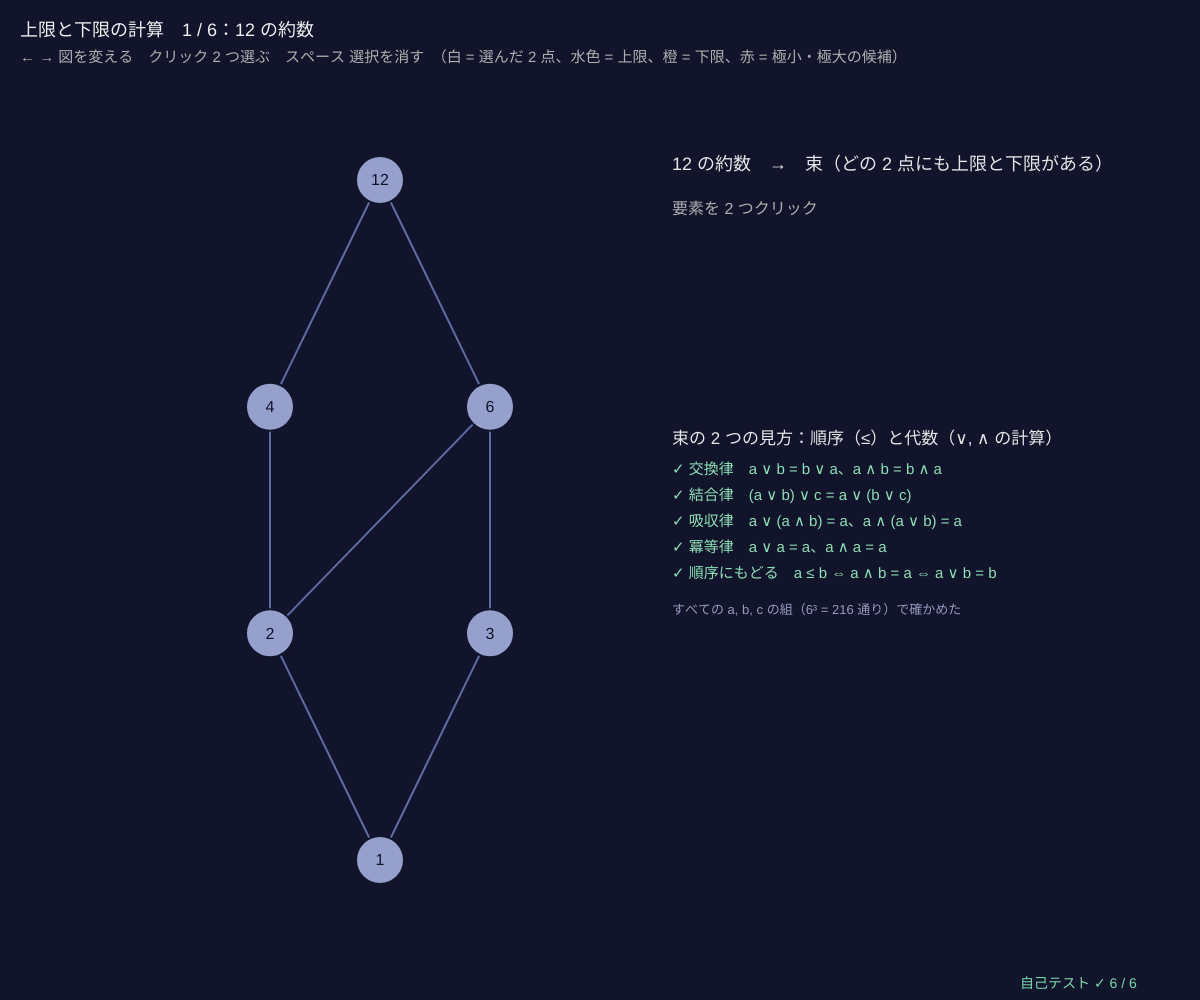
Frame 1 (no input)
Frame 60 (no input): identical to frame 1, image omitted
Frame 120 (the mouse pressed at the canvas centre since frame 60): identical to frame 1, image omitted

The p5.js sketch that drew this single still picture (run headless with seeded random() and noise() and a simulated clock; from frame 60 on, the mouse is pressed at the canvas centre):

// p5.js sketch
// ── sketch.js
// ============================================
// 03 上限と下限の計算 ─ 「最小上界」がいつもあるとは限らない
// 2 点 a, b の上界 = 両方より上の元。その中に最小のものがあれば上限 a ∨ b（なければ上限なし）。下限 a ∧ b も同じ
// どの 2 点にも上限と下限があるとき「束」。束は代数としても見られる：交換・結合・吸収・冪等の 4 つの法則
// ← → 図を変える（束と束でないもの 6 種類）/ 要素を 2 つクリック / スペース 選択を消す
// ============================================

let gi = 0, lat, sel = [], laws = null;
const GALLERY = [                      // ★ [名前, 要素の名前, 被覆 [下, 上] の組]
  ['12 の約数', ['1', '2', '3', '4', '6', '12'], [[0, 1], [0, 2], [1, 3], [1, 4], [2, 4], [3, 5], [4, 5]]],
  ['N5（五角形）', ['0', 'a', 'b', 'c', '1'], [[0, 1], [1, 2], [2, 4], [0, 3], [3, 4]]],
  ['M3（ダイヤモンド）', ['0', 'a', 'b', 'c', '1'], [[0, 1], [0, 2], [0, 3], [1, 4], [2, 4], [3, 4]]],
  ['ちょうネクタイ（束でない）', ['0', 'a', 'b', 'c', 'd', '1'], [[0, 1], [0, 2], [1, 3], [1, 4], [2, 3], [2, 4], [3, 5], [4, 5]]],
  ['上がない V 字（束でない）', ['0', 'a', 'b', 'c'], [[0, 1], [0, 2], [1, 3]]],
  ['2 × 3 の格子', ['00', '10', '01', '11', '02', '12'], [[0, 1], [0, 2], [1, 3], [2, 3], [2, 4], [3, 5], [4, 5]]],
];

function setup() { createCanvas(windowWidth, windowHeight); selfTest(); rebuild(); }

function galleryPoset(g) { return fromCovers(g[1], g[2]); }   // 被覆の組から順序の表（閉包）を作る
function minimalOf(lat, Sx) { return Sx.filter((x) => !Sx.some((y) => y !== x && lat.R[y][x])); }   // 極小元（下にほかがない）
function maximalOf(lat, Sx) { return Sx.filter((x) => !Sx.some((y) => y !== x && lat.R[x][y])); }
function lawCheck(lat) {                 // 束の 4 つの法則を全部の組（3 つ組）で確かめる
  let n = lat.n, J = (a, b) => joinOf(lat, a, b), M = (a, b) => meetOf(lat, a, b), c = { comm: true, assoc: true, absorb: true, idem: true, order: true };
  for (let a = 0; a < n; a++) {
    if (J(a, a) !== a || M(a, a) !== a) c.idem = false;
    for (let b = 0; b < n; b++) {
      if (J(a, b) !== J(b, a) || M(a, b) !== M(b, a)) c.comm = false;
      if (J(a, M(a, b)) !== a || M(a, J(a, b)) !== a) c.absorb = false;
      if ((lat.R[a][b] === 1) !== (M(a, b) === a) || (lat.R[a][b] === 1) !== (J(a, b) === b)) c.order = false;
      for (let d = 0; d < n; d++) if (J(J(a, b), d) !== J(a, J(b, d)) || M(M(a, b), d) !== M(a, M(b, d))) c.assoc = false;
    }
  }
  return c;
}
function rebuild() {
  lat = galleryPoset(GALLERY[gi]); sel = [];
  layoutHasse(lat, 160, 180, width * 0.5 - 160, height - 320);
  laws = isLattice(lat) ? lawCheck(lat) : null;
}

function draw() {
  background(18, 20, 44);
  let two = sel.length === 2, up = two ? upperOf(lat, sel[0], sel[1]) : [], lo = two ? lowerOf(lat, sel[0], sel[1]) : [];
  let mu = minimalOf(lat, up), ml = maximalOf(lat, lo), jn = two ? joinOf(lat, sel[0], sel[1]) : -1, mt = two ? meetOf(lat, sel[0], sel[1]) : -1;
  drawHasse(lat, { rad: 24, fs: 16, col: (i) => (sel.includes(i) ? [255, 255, 255] : i === jn ? [90, 225, 215] : i === mt ? [255, 190, 90] : mu.includes(i) || ml.includes(i) ? [255, 110, 130] : up.includes(i) ? [150, 205, 210] : lo.includes(i) ? [225, 195, 150] : [150, 160, 205]) });
  // ---- 右：上界・下界の計算
  let px = width * 0.56, y = 170, nm = (Sx) => (Sx.length ? '{' + Sx.map((i) => lat.lab[i]).join(', ') + '}' : '∅（ない）');
  noStroke(); fill(230); textSize(18); text(GALLERY[gi][0] + '　→　' + (isLattice(lat) ? '束（どの 2 点にも上限と下限がある）' : '束ではない'), px, y);
  textSize(16); y += 44;
  if (two) {
    let a = lat.lab[sel[0]], b = lat.lab[sel[1]];
    fill(255); text('a = ' + a + '、b = ' + b, px, y);
    fill(150, 205, 210); text('上界（a と b の両方以上）：' + nm(up), px, y + 32);
    fill(255, 130, 150); text('その中の極小元：' + nm(mu), px, y + 58);
    fill(90, 225, 215); text(jn >= 0 ? '上限 a ∨ b = ' + lat.lab[jn] + '（極小元がちょうど 1 つ = 最小元）' : mu.length > 1 ? '上限なし：極小元が ' + mu.length + ' つあり、最小がない' : '上限なし：上界がひとつもない', px, y + 84);
    fill(225, 195, 150); text('下界（a と b の両方以下）：' + nm(lo), px, y + 124);
    fill(255, 130, 150); text('その中の極大元：' + nm(ml), px, y + 150);
    fill(255, 190, 90); text(mt >= 0 ? '下限 a ∧ b = ' + lat.lab[mt] : ml.length > 1 ? '下限なし：極大元が ' + ml.length + ' つ' : '下限なし：下界がない', px, y + 176);
  } else { fill(175); text('要素を 2 つクリック', px, y); }
  y += 230;
  fill(230); textSize(17); text('束の 2 つの見方：順序（≤）と代数（∨, ∧ の計算）', px, y);
  textSize(15);
  if (laws) {
    let L = [['交換律　a ∨ b = b ∨ a、a ∧ b = b ∧ a', laws.comm], ['結合律　(a ∨ b) ∨ c = a ∨ (b ∨ c)', laws.assoc], ['吸収律　a ∨ (a ∧ b) = a、a ∧ (a ∨ b) = a', laws.absorb], ['冪等律　a ∨ a = a、a ∧ a = a', laws.idem], ['順序にもどる　a ≤ b ⇔ a ∧ b = a ⇔ a ∨ b = b', laws.order]];
    L.forEach(([s, ok], k) => { fill(ok ? [140, 225, 180] : [255, 110, 110]); text((ok ? '✓ ' : '✗ ') + s, px, y + 30 + 26 * k); });
    fill(150, 156, 190); textSize(13); text('すべての a, b, c の組（' + lat.n + '³ = ' + lat.n ** 3 + ' 通り）で確かめた', px, y + 170);
  } else { fill(255, 150, 150); text('上限がない組があるので ∨ が計算できない → 代数の法則は考えられない', px, y + 30); }
  fill(240); textSize(18); text('上限と下限の計算　' + (gi + 1) + ' / ' + GALLERY.length + '：' + GALLERY[gi][0], 20, 36);
  fill(175); textSize(15); text('← → 図を変える　クリック 2 つ選ぶ　スペース 選択を消す　（白 = 選んだ 2 点、水色 = 上限、橙 = 下限、赤 = 極小・極大の候補）', 20, 62);
  drawSelfTest(width - 180, height - 12);
}

function mousePressed() { let i = nodeAt(lat, mouseX, mouseY, 28); if (i < 0) return; if (sel.length >= 2) sel = []; if (!sel.includes(i)) sel.push(i); }
function keyPressed() {
  if (key === RIGHT_ARROW) { gi = (gi + 1) % GALLERY.length; rebuild(); }
  if (key === LEFT_ARROW) { gi = (gi + GALLERY.length - 1) % GALLERY.length; rebuild(); }
  if (key === ' ') sel = [];
  return false;
}

// ---- 自己テスト
function selfTest() {
  selfTestResults = [];
  let G = GALLERY.map(galleryPoset), bow = G[3], vv = G[4];
  check('ちょうネクタイ：a, b の上界は {c, d, 1}、極小元が c と d の 2 つ → 上限なし、束ではない', upperOf(bow, 1, 2).join() === '3,4,5' && minimalOf(bow, upperOf(bow, 1, 2)).length === 2 && joinOf(bow, 1, 2) === -1 && !isLattice(bow));
  check('V 字：b と c には上界がひとつもない → 束ではない', upperOf(vv, 2, 3).length === 0 && !isLattice(vv));
  check('12 の約数・N5・M3・2 × 3 の格子は束', [0, 1, 2, 5].every((k) => isLattice(G[k])));
  let uniq = [0, 1, 2, 5].every((k) => { let Q = G[k]; for (let a = 0; a < Q.n; a++) for (let b = 0; b < Q.n; b++) { let U = upperOf(Q, a, b); if (U.filter((x) => U.every((y) => Q.R[x][y])).length !== 1) return false; } return true; });
  check('束ではどの組も、上界の中の最小元がちょうど 1 つ（上限は一意）', uniq);
  check('束 4 つのすべての 3 つ組で 交換・結合・吸収・冪等律、a ≤ b ⇔ a ∧ b = a', [0, 1, 2, 5].every((k) => Object.values(lawCheck(G[k])).every((v) => v)));
  seedRng(3); let cnt = 0, nl = 0;
  for (let t = 0; t < 60; t++) {
    let Q = randomPoset(3 + (t % 6), 0.5), byMin = true;
    for (let a = 0; a < Q.n; a++) for (let b = 0; b < Q.n; b++) if (minimalOf(Q, upperOf(Q, a, b)).length !== 1 || maximalOf(Q, lowerOf(Q, a, b)).length !== 1) byMin = false;
    if (isLattice(Q) === byMin) cnt++; if (byMin) nl++;
  }
  check('ランダムな半順序 60 個：「束」の判定 = どの組も上界の極小元・下界の極大元が 1 つずつ（' + nl + ' 個が束）', cnt === 60 && nl > 0 && nl < 60);
  reportSelfTest();
}

// ---------- やってみよう ----------
// 1. ちょうネクタイで a と b を選ぶ。上界は 3 つあるのに上限がないのはなぜ？
// 2. V 字に 1 つ要素を足して束にするには、どこに足せばいい？（GALLERY に書き足してみよう）
// 3. N5 で a と c を選ぶ。上限・下限はどこ？ a と b では？
// 4. 束なら 4 つの法則が全部 ✓。どれか 1 つが ✗ になる図は作れる？
// 5. 2 × 3 の格子の上限は「成分ごとの max」。01 の約数の束と同じしくみ


// ==================================================
// ここから下は「束論の道具」（中身は読まなくても OK。消さないでね）
// ==================================================
// ---- 順序集合 P = { n, R, lab, cov, rk, pos }。R[i][j] = 1 は「i ≤ j」（n × n の 0/1 の表）
function makePoset(n, leqFn, labs) {
  let R = [];
  for (let i = 0; i < n; i++) { R.push(new Uint8Array(n)); for (let j = 0; j < n; j++) R[i][j] = i === j || leqFn(i, j) ? 1 : 0; }
  return posetFromRel(R, labs);
}
function posetFromRel(R, labs) { let n = R.length, cov = coversOf(R); return { n, R, cov, rk: ranksOf(n, cov), pos: [], lab: labs || [...Array(n).keys()].map(String) }; }
function fromCovers(labs, cv) { let n = labs.length, R = []; for (let i = 0; i < n; i++) R.push(new Uint8Array(n)); for (let [a, b] of cv) R[a][b] = 1; return posetFromRel(closeRel(R), labs); }   // 被覆の組から
function closeRel(R) {                 // 反射的・推移的閉包（ワーシャル法：k を経由して行けるなら i ≤ j）
  let n = R.length, C = R.map((r) => Uint8Array.from(r));
  for (let i = 0; i < n; i++) C[i][i] = 1;
  for (let k = 0; k < n; k++) for (let i = 0; i < n; i++) if (C[i][k]) for (let j = 0; j < n; j++) if (C[k][j]) C[i][j] = 1;
  return C;
}
function isReflexive(R) { return R.every((r, i) => r[i] === 1); }
function isAntisym(R) { for (let i = 0; i < R.length; i++) for (let j = i + 1; j < R.length; j++) if (R[i][j] && R[j][i]) return false; return true; }
function isTransitive(R) { let n = R.length; for (let i = 0; i < n; i++) for (let j = 0; j < n; j++) if (R[i][j]) for (let k = 0; k < n; k++) if (R[j][k] && !R[i][k]) return false; return true; }
function isPoset(R) { return isReflexive(R) && isAntisym(R) && isTransitive(R); }
function coversOf(R) {                 // 被覆 a ⋖ b：a < b で、間にはさまる c がない（推移的簡約 = ハッセ図の辺）
  let n = R.length, E = [], lt = (a, b) => a !== b && R[a][b] && !R[b][a];
  for (let a = 0; a < n; a++) for (let b = 0; b < n; b++) if (lt(a, b)) {
    let ok = true; for (let c = 0; c < n && ok; c++) if (lt(a, c) && lt(c, b)) ok = false;
    if (ok) E.push([a, b]);
  }
  return E;
}
function ranksOf(n, cov) {             // ランク = 下から c までの最長の鎖の長さ（最大 n 回くり返せば止まる）
  let rk = new Array(n).fill(0);
  for (let t = 0; t <= n; t++) { let ch = false; for (let [a, b] of cov) if (rk[b] < rk[a] + 1 && rk[a] < n) { rk[b] = rk[a] + 1; ch = true; } if (!ch) break; }
  return rk;
}
function allOf(P) { return [...Array(P.n).keys()]; }
function upperOf(P, a, b) { return allOf(P).filter((c) => P.R[a][c] && P.R[b][c]); }   // 上界：a と b の両方より上
function lowerOf(P, a, b) { return allOf(P).filter((c) => P.R[c][a] && P.R[c][b]); }   // 下界
function leastOf(P, Sx) { for (let x of Sx) if (Sx.every((y) => P.R[x][y])) return x; return -1; }      // 最小元（なければ −1）
function greatestOf(P, Sx) { for (let x of Sx) if (Sx.every((y) => P.R[y][x])) return x; return -1; }   // 最大元
function joinOf(P, a, b) { return leastOf(P, upperOf(P, a, b)); }     // 上限 a ∨ b = 最小上界（なければ −1）
function meetOf(P, a, b) { return greatestOf(P, lowerOf(P, a, b)); }  // 下限 a ∧ b = 最大下界
function botOf(P) { return leastOf(P, allOf(P)); }
function topOf(P) { return greatestOf(P, allOf(P)); }
function isLattice(P) { if (P.n === 0) return false; for (let a = 0; a < P.n; a++) for (let b = a + 1; b < P.n; b++) if (joinOf(P, a, b) < 0 || meetOf(P, a, b) < 0) return false; return true; }
function tables(P) {                   // 上限・下限の表（何度も使うので先に計算）
  P.J = []; P.M = [];
  for (let a = 0; a < P.n; a++) { P.J.push(new Int16Array(P.n)); P.M.push(new Int16Array(P.n)); for (let b = 0; b < P.n; b++) { P.J[a][b] = joinOf(P, a, b); P.M[a][b] = meetOf(P, a, b); } }
  return P;
}
// ---- よく使う束：約数の束（割り切る）と部分集合の束（含まれる）
function gcdOf(a, b) { while (b) [a, b] = [b, a % b]; return a; }
function lcmOf(a, b) { return (a / gcdOf(a, b)) * b; }
function divisorsOf(n) { let d = []; for (let k = 1; k <= n; k++) if (n % k === 0) d.push(k); return d; }
function primeFactors(n) { let f = []; for (let p = 2; p * p <= n; p++) if (n % p === 0) { let e = 0; while (n % p === 0) { n /= p; e++; } f.push([p, e]); } if (n > 1) f.push([n, 1]); return f; }
function divisorPoset(n) {
  let D = divisorsOf(n), P = makePoset(D.length, (i, j) => D[j] % D[i] === 0, D.map(String)), ps = primeFactors(n).map((f) => f[0]), dir = [-1, 1, -0.3, 0.55, -0.62];
  P.val = D; P.hint = (i) => ps.reduce((s, p, t) => { let e = 0, v = D[i]; while (v % p === 0) { v /= p; e++; } return s + e * dir[t % 5]; }, 0);
  return P;
}
function popc(m) { let c = 0; while (m) { c += m & 1; m >>= 1; } return c; }
function setName(m, k) { let s = ''; for (let t = 0; t < k; t++) if (m >> t & 1) s += 'abcdefg'[t]; return s || '∅'; }
function powersetPoset(k) {
  let P = makePoset(1 << k, (i, j) => (i & j) === i, [...Array(1 << k).keys()].map((m) => setName(m, k))), dir = [-1, 1, -0.3, 0.55];
  P.val = [...Array(1 << k).keys()]; if (k <= 4) P.hint = (i) => dir.reduce((s, d, t) => s + (i >> t & 1) * d, 0);
  return P;
}
// ---- ハッセ図を描く：高さ = ランク、横 = hint（なければ下の被覆の平均の順）
function layoutHasse(P, x, y, w, h, exact) {
  let mr = Math.max(0, ...P.rk), lv = [], px = new Array(P.n).fill(0.5);
  for (let r = 0; r <= mr; r++) lv.push([]);
  for (let i = 0; i < P.n; i++) lv[P.rk[i]].push(i);
  for (let r = 0; r <= mr; r++) {
    for (let i of lv[r]) { if (P.hint) px[i] = P.hint(i); else { let s = 0, c = 0; for (let [a, b] of P.cov) if (b === i) { s += px[a]; c++; } px[i] = (c ? s / c : 0.5) + i * 1e-6; } }
    lv[r].sort((a, b) => px[a] - px[b]);
    if (!(exact && P.hint)) lv[r].forEach((i, k) => (px[i] = (k + 0.5) / lv[r].length));
  }
  if (exact && P.hint) { let lo = Math.min(...px), hi = Math.max(...px); px = px.map((v) => (hi > lo ? 0.04 + 0.92 * (v - lo) / (hi - lo) : 0.5)); }
  P.pos = []; for (let i = 0; i < P.n; i++) P.pos.push([x + w * px[i], y + h - (mr ? P.rk[i] / mr : 0.5) * h]);
}
function drawHasse(P, o) {             // o = { col(i), ecol(a, b), rad, fs }。色は [r, g, b]
  o = o || {}; let rad = o.rad || 16;
  strokeWeight(2);
  for (let [a, b] of P.cov) { stroke(...((o.ecol && o.ecol(a, b)) || [96, 108, 168])); line(P.pos[a][0], P.pos[a][1], P.pos[b][0], P.pos[b][1]); }
  textAlign(CENTER, CENTER); textSize(o.fs || 13);
  for (let i = 0; i < P.n; i++) {
    stroke(18, 20, 44); strokeWeight(2); fill(...((o.col && o.col(i)) || [226, 232, 248])); circle(P.pos[i][0], P.pos[i][1], 2 * rad);
    noStroke(); fill(18, 20, 44); text(P.lab[i], P.pos[i][0], P.pos[i][1] + 1);
  }
  textAlign(LEFT, BASELINE);
}
function nodeAt(P, mx, my, r) { let best = -1, bd = r || 20; for (let i = 0; i < P.n; i++) { let d = Math.hypot(P.pos[i][0] - mx, P.pos[i][1] - my); if (d < bd) { bd = d; best = i; } } return best; }
// ---- 種つきの乱数（同じ種なら毎回同じ列）
let rngState = 1;
function seedRng(sd) { rngState = (sd >>> 0) || 1; }
function rnd() {                       // 0〜1 の一様乱数（mulberry32）
  rngState = (rngState + 0x6d2b79f5) >>> 0;
  let t = rngState;
  t = Math.imul(t ^ (t >>> 15), t | 1);
  t ^= t + Math.imul(t ^ (t >>> 7), t | 61);
  return ((t ^ (t >>> 14)) >>> 0) / 4294967296;
}
function randomPoset(n, p) { let o = []; for (let i = 0; i < n; i++) o.push(i); for (let i = n - 1; i > 0; i--) { let j = Math.floor(rnd() * (i + 1)); [o[i], o[j]] = [o[j], o[i]]; }   // ランダムな順番 o で、前 → 後ろに確率 p で辺 → 閉包
  let R = []; for (let i = 0; i < n; i++) R.push(new Uint8Array(n));
  for (let a = 0; a < n; a++) for (let b = a + 1; b < n; b++) if (rnd() < p) R[o[a]][o[b]] = 1;
  return posetFromRel(closeRel(R));
}
function clampv(v, a, b) { return v < a ? a : v > b ? b : v; }
// ---- 自己テストの道具
let selfTestResults = [];
function check(name, cond) { selfTestResults.push({ name, ok: !!cond }); }
function reportSelfTest() { for (let r of selfTestResults) (r.ok ? console.log : console.error)((r.ok ? '✓ ' : '✗ ') + r.name); }
function selfTestLine() { let k = selfTestResults.filter((r) => r.ok).length; return '自己テスト ' + (k === selfTestResults.length ? '✓ ' : '✗ ') + k + ' / ' + selfTestResults.length; }
function drawSelfTest(x, y) { noStroke(); fill(...(selfTestResults.every((r) => r.ok) ? [120, 220, 170] : [255, 90, 90])); textSize(14); textAlign(LEFT, BASELINE); text(selfTestLine(), x, y); }
